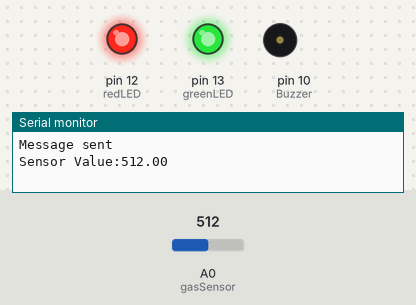
Recording of a sketch running on a simulated Arduino Uno, built with avr-gcc and run on an emulated ATmega328P. On the bench: output pins drawn as LEDs (lit = HIGH), buzzer (waves = sounding), the last lines printed to the serial monitor. The inputs (shaded band) are chosen by the test bench; at power-on: A0 (gasSensor) = 512. The modem accepts every AT command (registered, SIM ready, sends succeed) and sends nothing else; pins used as bus, display or sensor lines are not drawn.

Above: at 6.7 s.
6.8 s: A0 (gasSensor) set to 415
At 10.85 s:
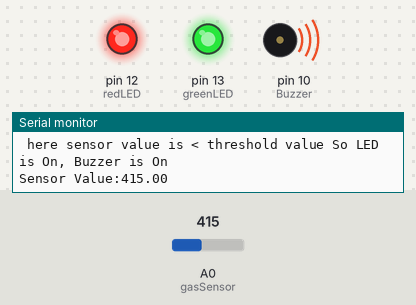
17.3 s: A0 (gasSensor) set to 394
At 22.1 s:
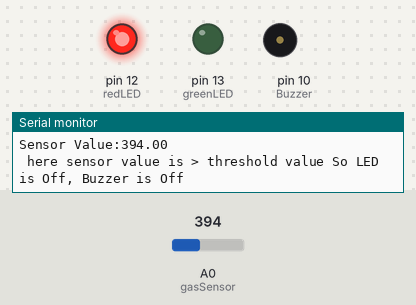
Timing chart, 0 to 23.6 s (numbered marks = the images above; inputs shaded):
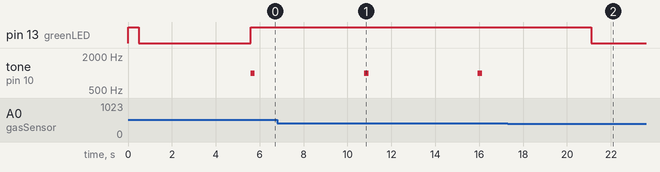

Measured:
- the behaviour switches between 401 and 400 on A0 (gasSensor) (found by bisection; images 1 and 2)
- after the input at 17.3 s, pin 13 (greenLED): HIGH → LOW after 3.8 s; tone on pin 10 (Buzzer): stops changing and stays silent
- by itself, tone on pin 10 (Buzzer): alternates 1000 Hz for 0.20 s and silent for 5.0 s

The sketch:

GAS_detect_using_Arduino_and_GSM_module.ino
```cpp
#include <SoftwareSerial.h>

SoftwareSerial sgsm(2, 3); // RX, TX

#define redLED 12 // red led is connected to Arduino pin 12
#define greenLED 13 // green led is connected to Arduino pin 13
#define Buzzer 10 // Buzzer red wire is connected to Arduino pin 9
#define gasSensor A0 // MQ5 Sensor is connected to Arduino pin A0

#define Thresholdvalue 400 // threshold value

void setup(){
  Serial.begin(9600);
  sgsm.begin(9600);

  pinMode(redLED,OUTPUT);
  digitalWrite(redLED,HIGH);

  pinMode(greenLED,OUTPUT);
  pinMode(Buzzer,OUTPUT);

  digitalWrite(greenLED,HIGH);
  digitalWrite(Buzzer,HIGH);
  delay(500);
  digitalWrite(greenLED,LOW);
  digitalWrite(Buzzer,LOW);

  sendmessage();
}

float gasdetect(){
  float gas_value;
  gas_value = analogRead(gasSensor);
  Serial.print("Sensor Value:");
  Serial.println(gas_value);

  return gas_value;
}

void sendmessage(){
  sgsm.print("\r");
  delay(1000);
  sgsm.print("AT+CMGF=1\r");
  delay(1000);
  sgsm.print("AT+CMGS=\"+919963426572\"\r");
  delay(1000);
  sgsm.println("System is switched on, Gas is not detected");
  delay(1000);
  sgsm.write(0x1A);
  delay(1000);

  Serial.println("Message sent");
}

void message(){
  sgsm.print("\r");
  delay(1000);
  sgsm.print("AT+CMGF=1\r");
  delay(1000);
  sgsm.print("AT+CMGS=\"+919963426572\"\r");
  delay(1000);
  sgsm.println("Gas is detected");
  delay(1000);
  sgsm.write(0x1A);
  delay(1000);

  Serial.println("Message sent");
}

void loop(){
  if(gasdetect() > Thresholdvalue){
    digitalWrite(greenLED,HIGH);
    tone(Buzzer, 1000, 200);
    digitalWrite(Buzzer,HIGH);
    message();

    Serial.println(" here sensor value is < threshold value So LED is On, Buzzer is On");
  }
  else{
    digitalWrite(greenLED, LOW);
    noTone(Buzzer);

    Serial.println(" here sensor value is > threshold value So LED is Off, Buzzer is Off");
  }
  delay(100);
}
```
